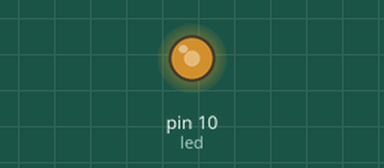
Recording of a sketch running on a simulated Arduino Uno, built with avr-gcc and run on an emulated ATmega328P. On the bench: output pins drawn as LEDs (lit = HIGH).

Above: at 39.95 s.
Timing chart, 0 to 40.0 s (numbered marks = the images above):
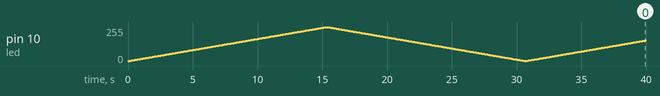

The sketch:

11._PWM.ino
```cpp
int led=10;
int i;

void setup() {
  pinMode(led, OUTPUT);

}

void loop() {
 for(i=0; i<=255; i++)
 {
  analogWrite(led, i);
  delay (60);
 }

  for(i=255; i>0; i--)
 {
  analogWrite(led, i);
  delay (60);
 }


}
```
